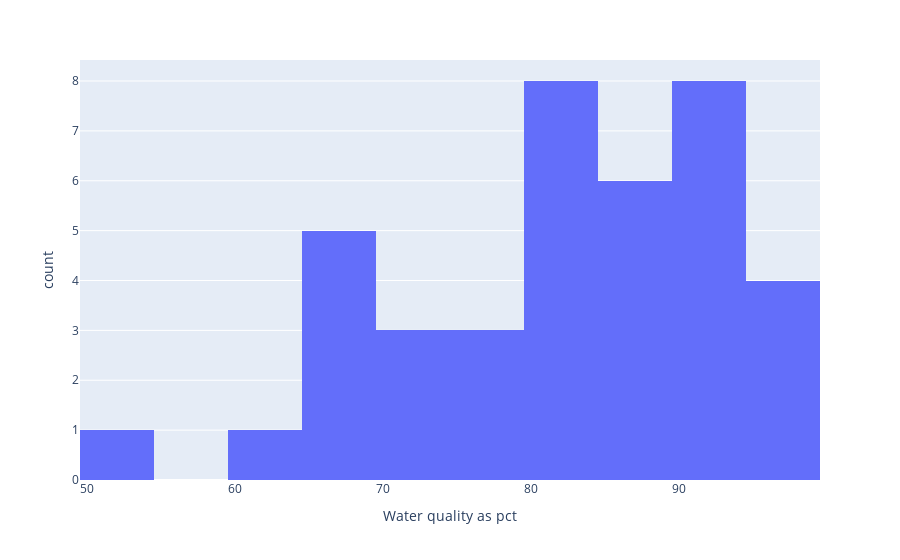

The code cell stored with this chart in its notebook:
### Code cell
fig = px.histogram(df, x="Water quality as pct")
fig.show()

### Figure 1 — Plotly figure (JSON) as saved in the notebook; plotly's stock layout.template omitted (floating-point values rounded to 4 significant figures)
{"data": [{"alignmentgroup": "True", "bingroup": "x", "hovertemplate": "Water quality as pct=%{x}<br>count=%{y}<extra></extra>", "legendgroup": "", "marker": {"color": "#636efa"}, "name": "", "offsetgroup": "", "orientation": "v", "showlegend": false, "type": "histogram", "x": [92, 93, 84, 91, 69, 87, 94, 82, 94, 82, 93, 69, 76, 99, 82, 67, 71, 86, 78, 77, 85, 67, 93, 90, 96, 80, 87, 82, 89, 73, 95, 96, 63, 85, 84, 81, 72, 54, 69], "xaxis": "x", "yaxis": "y"}], "layout": {"autosize": true, "barmode": "relative", "legend": {"tracegroupgap": 0}, "margin": {"t": 60}, "xaxis": {"anchor": "y", "autorange": true, "domain": [0, 1], "range": [49.5, 99.5], "title": {"text": "Water quality as pct"}, "type": "linear"}, "yaxis": {"anchor": "x", "autorange": true, "domain": [0, 1], "range": [0, 8.421], "title": {"text": "count"}}}}
